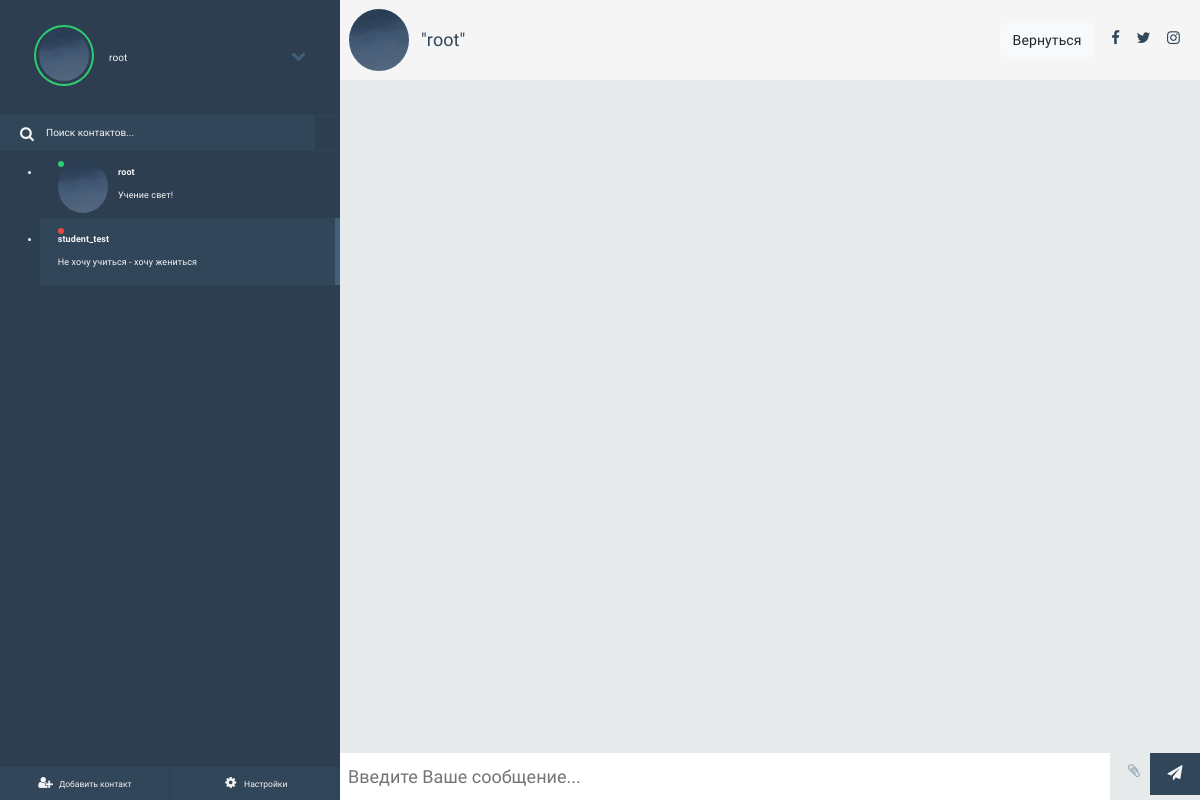
The page /chat/Сетевые Базы Данных/ (signed in) on the database as committed earlier.
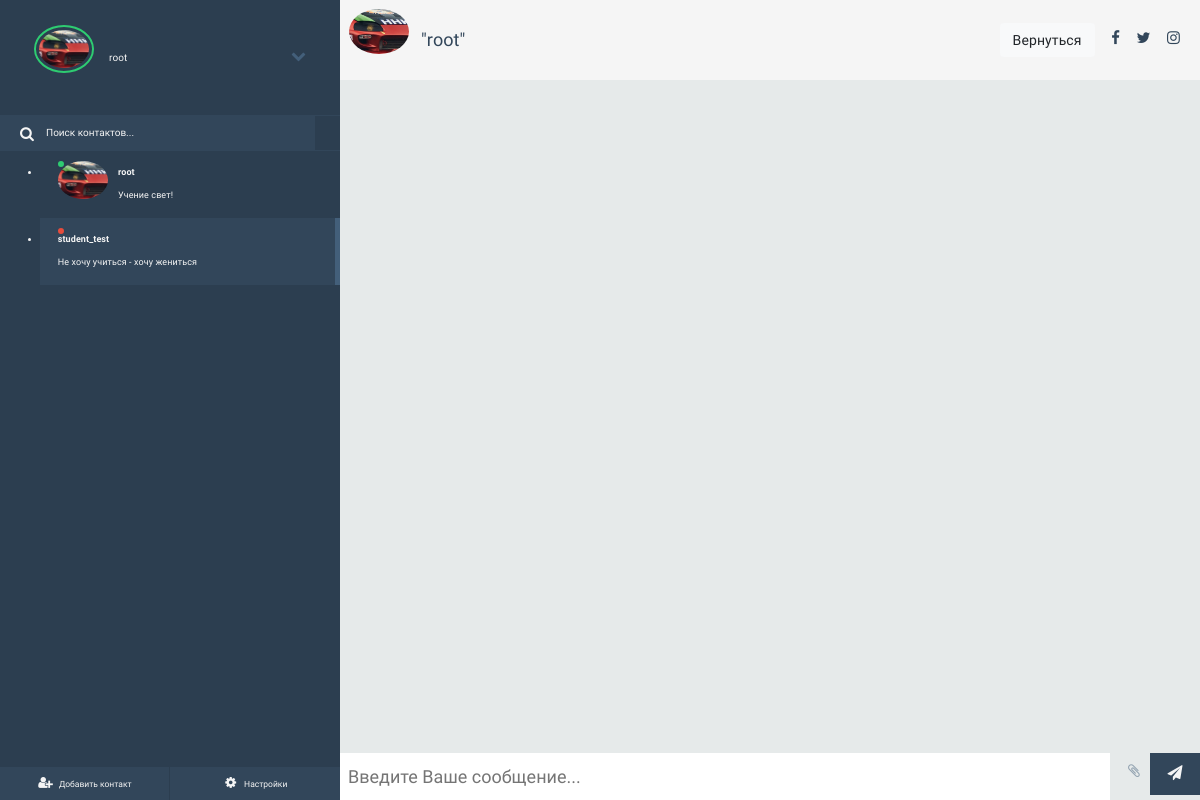
The same page on the database as committed later.
### users/models.py (models this page shows, shortened)
class CustomUser(AbstractUser):
    date_of_birth = models.DateTimeField(verbose_name='Дата рождения', default=date.today)
    full_name = models.CharField(max_length=255, verbose_name='ФИО', null=True)
    phone_no = models.CharField(max_length=255, verbose_name='Контактный телефон', default='+7-499-555-55-55')
    STUDENT = 'СТ'
    TEACHER = 'ПР'
    ROLE_CHOICES = (
        (STUDENT, 'Студент'),
        (TEACHER, 'Преподаватель')
    )
    user_role = models.CharField(max_length=2,
        choices=ROLE_CHOICES,
        default=STUDENT,
        verbose_name='Роль пользователя'
    )
    IU1 = 'ИУ1'
    IU2 = 'ИУ2'
    IU3 = 'ИУ3'
    IU4 = 'ИУ4'
    IU5 = 'ИУ5'
    IU6 = 'ИУ6'
    IU7 = 'ИУ7'
    IU8 = 'ИУ8'
    STUDENT_GROUP_CHOICES = (
        (IU1, 'ИУ-1'),
        (IU2, 'ИУ-2'),
        (IU3, 'ИУ-3'),
        (IU4, 'ИУ-4'),
        (IU5, 'ИУ-5'),
        (IU6, 'ИУ-6'),
        (IU7, 'ИУ-7'),
        (IU8, 'ИУ-8')
    )
    student_group = models.CharField(max_length=3,
        choices=STUDENT_GROUP_CHOICES,
        verbose_name='Группа студента',
        default=IU6
    )
    """
    if user_role == STUDENT:
        user_group = ForeignKey(
        Student_group,
        on_delete=models.CASCADE,
        verbose_name = "Группа студента"
    )
    """

class UserProfile(models.Model):
    user = models.OneToOneField(CustomUser, on_delete=models.CASCADE, verbose_name='Пользователь')
    avatar = models.ImageField(upload_to='profile_pics', default='default.jpg', verbose_name='Аватар')

### chat/views.py (the view)
# urls.py: re_path(r'^(?P<room_name>[^/]+)/$', views.chat_room, name='chat_room'),
@login_required
def chat_room(request, room_name):
    return render(request, 'room.html',   #chat_room.html chat_room_test.html
    {
        'room_name_json': mark_safe(json.dumps(room_name)),
        'username': mark_safe(json.dumps(request.user.username))
    })

### templates/room.html (shortened to what this page needs)
{% load static %}
<!DOCTYPE html>
<html>
  <head>
    <link rel='stylesheet prefetch' href='https://cdnjs.cloudflare.com/ajax/libs/meyer-reset/2.0/reset.min.css'>
    <link rel='stylesheet prefetch' href='https://cdnjs.cloudflare.com/ajax/libs/font-awesome/4.6.2/css/font-awesome.min.css'>
    <link href="//maxcdn.bootstrapcdn.com/bootstrap/4.0.0/css/bootstrap.min.css" rel="stylesheet" id="bootstrap-css">
    <link href="//netdna.bootstrapcdn.com/bootstrap/3.0.0/css/bootstrap.min.css" rel="stylesheet" id="bootstrap-css">
    <link rel="stylesheet" href="{% static 'css/style.css' %}" />
  </head>
  <body>
    <div id="frame">
      <div id="sidepanel">
        <div id="profile">
          <div class="wrap">
            <img id="profile-img" src="{{ user.userprofile.avatar.url }}" class="online" alt="" />
            <p>{{ user.username }}</p>
            <i class="fa fa-chevron-down expand-button" aria-hidden="true"></i>
            <div id="expanded">
            </div>
          </div>
        </div>
        <div id="search">
          <label for=""><i class="fa fa-search" aria-hidden="true"></i></label>
          <input type="text" placeholder="Поиск контактов..." />
        </div>
        <div id="contacts">
          <ul>
            <li class="contact">
              <div class="wrap">
                <span class="contact-status online"></span>
                <img src="{{ user.userprofile.avatar.url }}" alt="" />
                <div class="meta">
                  <p class="name">{{ user.username }}</p>
                  <p class="preview">Учение свет!</p>
                </div>
              </div>
            </li>
            <li class="contact active">
              <div class="wrap">
                <span class="contact-status busy"></span>
                <div class="meta">
                  <p class="name">student_test</p>
                  <p class="preview">Не хочу учиться - хочу жениться</p>
                </div>
              </div>
            </li>
          </ul>
        </div>
        <div id="bottom-bar">
          <button id="addcontact"><i class="fa fa-user-plus fa-fw" aria-hidden="true"></i> <span>Добавить контакт</span></button>
          <button id="settings"><i class="fa fa-cog fa-fw" aria-hidden="true"></i> <span>Настройки</span></button>
        </div>
      </div>
      <div class="content">
        <div class="contact-profile">
          <img src="{{ user.userprofile.avatar.url }}" alt="" />
          <p>{{ username }}</p>
          <div class="social-media">
            {% if user.user_role == 'СТ' %}
              <a class="btn btn-light ml-2" href="{% url 'chat_select' %}">Вернуться</a>
            {% else %}
              <a class="btn btn-light ml-2" href="{% url 'index_chat' %}">Вернуться</a>
            {% endif %}
            <i class="fa fa-facebook" aria-hidden="true"></i>
            <i class="fa fa-twitter" aria-hidden="true"></i>
            <i class="fa fa-instagram" aria-hidden="true"></i>
          </div>
        </div>
        <div class="messages">
        </div>
        <div class="message-input">
          <div class="wrap">
            <input id="chat-message-input" type="text" placeholder="Введите Ваше сообщение..." />
            <i class="fa fa-paperclip attachment" aria-hidden="true"></i>
            <button id="chat-message-submit" class="submit">
              <i class="fa fa-paper-plane" aria-hidden="true"></i>
            </button>
          </div>
        </div>
      </div>
    </div>
  </body>
</html>

Rows that differ between the two databases and show on the page:
changed CustomUser "root": userprofile.avatar: picture removed, a placeholder shows
